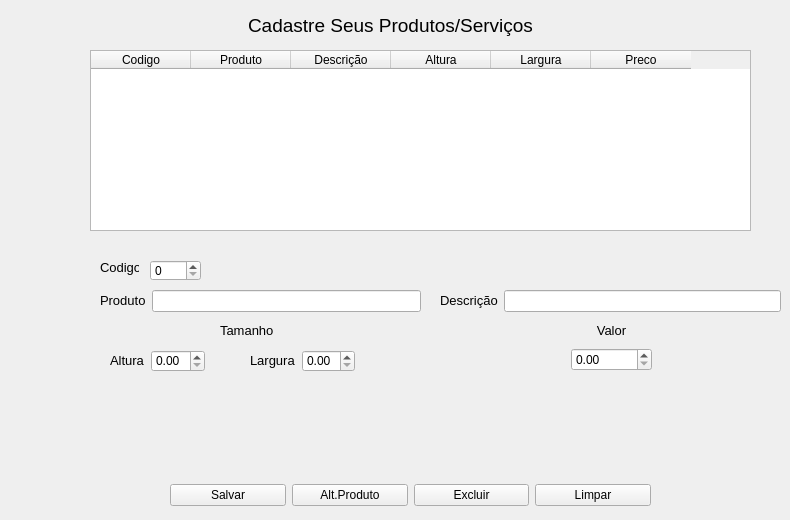
      <widget class="QWidget" name="Produtos">
       <widget class="QTableWidget" name="tabela_5">
        <property name="geometry">
         <rect>
          <x>90</x>
          <y>50</y>
          <width>661</width>
          <height>181</height>
         </rect>
        </property>
        <property name="sizePolicy">
         <sizepolicy hsizetype="Preferred" vsizetype="Fixed">
          <horstretch>0</horstretch>
          <verstretch>0</verstretch>
         </sizepolicy>
        </property>
        <column>
         <property name="text">
          <string>Codigo</string>
         </property>
        </column>
        <column>
         <property name="text">
          <string>Produto</string>
         </property>
        </column>
        <column>
         <property name="text">
          <string>Descrição</string>
         </property>
        </column>
        <column>
         <property name="text">
          <string>Altura</string>
         </property>
        </column>
        <column>
         <property name="text">
          <string>Largura</string>
         </property>
        </column>
        <column>
         <property name="text">
          <string>Preco</string>
         </property>
        </column>
       </widget>
       <widget class="QLabel" name="label_4">
        <property name="geometry">
         <rect>
          <x>230</x>
          <y>10</y>
          <width>321</width>
          <height>31</height>
         </rect>
        </property>
        <property name="text">
         <string>&lt;html&gt;&lt;head/&gt;&lt;body&gt;&lt;p align=&quot;center&quot;&gt;&lt;span style=&quot; font-size:14pt;&quot;&gt;Cadastre Seus Produtos/Serviços&lt;/span&gt;&lt;/p&gt;&lt;/body&gt;&lt;/html&gt;</string>
        </property>
       </widget>
       <widget class="QLabel" name="label_5">
        <property name="geometry">
         <rect>
          <x>100</x>
          <y>260</y>
          <width>39</width>
          <height>16</height>
         </rect>
        </property>
        <property name="text">
         <string>&lt;html&gt;&lt;head/&gt;&lt;body&gt;&lt;p&gt;&lt;span style=&quot; font-size:10pt;&quot;&gt;Codigo&lt;/span&gt;&lt;/p&gt;&lt;/body&gt;&lt;/html&gt;</string>
        </property>
       </widget>
       <widget class="QSpinBox" name="spinBox_2">
        <property name="geometry">
         <rect>
          <x>150</x>
          <y>260</y>
          <width>51</width>
          <height>21</height>
         </rect>
        </property>
       </widget>
       <widget class="QLabel" name="label_9">
        <property name="geometry">
         <rect>
          <x>220</x>
          <y>320</y>
          <width>61</width>
          <height>21</height>
         </rect>
        </property>
        <property name="text">
         <string>&lt;html&gt;&lt;head/&gt;&lt;body&gt;&lt;p&gt;&lt;span style=&quot; font-size:10pt;&quot;&gt;Tamanho&lt;/span&gt;&lt;/p&gt;&lt;/body&gt;&lt;/html&gt;</string>
        </property>
       </widget>
       <widget class="QWidget" name="layoutWidget">
        <property name="geometry">
         <rect>
          <x>100</x>
          <y>290</y>
          <width>321</width>
          <height>22</height>
         </rect>
        </property>
        <layout class="QHBoxLayout" name="horizontalLayout_11">
         <item>
          <widget class="QLabel" name="label_7">
           <property name="text">
            <string>&lt;html&gt;&lt;head/&gt;&lt;body&gt;&lt;p&gt;&lt;span style=&quot; font-size:10pt;&quot;&gt;Produto&lt;/span&gt;&lt;/p&gt;&lt;/body&gt;&lt;/html&gt;</string>
           </property>
          </widget>
         </item>
         <item>
          <widget class="QLineEdit" name="lineEdit_2"/>
         </item>
        </layout>
       </widget>
       <widget class="QWidget" name="layoutWidget">
        <property name="geometry">
         <rect>
          <x>440</x>
          <y>290</y>
          <width>341</width>
          <height>22</height>
         </rect>
        </property>
        <layout class="QHBoxLayout" name="horizontalLayout_12">
         <item>
          <widget class="QLabel" name="label_8">
           <property name="text">
            <string>&lt;html&gt;&lt;head/&gt;&lt;body&gt;&lt;p&gt;&lt;span style=&quot; font-size:10pt;&quot;&gt;Descrição&lt;/span&gt;&lt;/p&gt;&lt;/body&gt;&lt;/html&gt;</string>
           </property>
          </widget>
         </item>
         <item>
          <widget class="QLineEdit" name="lineEdit_3"/>
         </item>
        </layout>
       </widget>
       <widget class="QWidget" name="layoutWidget">
        <property name="geometry">
         <rect>
          <x>571</x>
          <y>320</y>
          <width>81</width>
          <height>51</height>
         </rect>
        </property>
        <layout class="QVBoxLayout" name="verticalLayout_14">
         <item>
          <widget class="QLabel" name="label_12">
           <property name="text">
            <string>&lt;html&gt;&lt;head/&gt;&lt;body&gt;&lt;p align=&quot;center&quot;&gt;&lt;span style=&quot; font-size:10pt;&quot;&gt;Valor&lt;/span&gt;&lt;/p&gt;&lt;/body&gt;&lt;/html&gt;</string>
           </property>
          </widget>
         </item>
         <item>
          <widget class="QDoubleSpinBox" name="doubleSpinBox_3"/>
         </item>
        </layout>
       </widget>
       <widget class="QWidget" name="layoutWidget">
        <property name="geometry">
         <rect>
          <x>110</x>
          <y>350</y>
          <width>95</width>
          <height>22</height>
         </rect>
        </property>
        <layout class="QHBoxLayout" name="horizontalLayout_9">
         <item>
          <widget class="QLabel" name="label_10">
           <property name="text">
            <string>&lt;html&gt;&lt;head/&gt;&lt;body&gt;&lt;p&gt;&lt;span style=&quot; font-size:10pt;&quot;&gt;Altura&lt;/span&gt;&lt;/p&gt;&lt;/body&gt;&lt;/html&gt;</string>
           </property>
          </widget>
         </item>
         <item>
          <widget class="QDoubleSpinBox" name="doubleSpinBox"/>
         </item>
        </layout>
       </widget>
       <widget class="QWidget" name="layoutWidget">
        <property name="geometry">
         <rect>
          <x>250</x>
          <y>350</y>
          <width>105</width>
          <height>22</height>
         </rect>
        </property>
        <layout class="QHBoxLayout" name="horizontalLayout_13">
         <item>
          <widget class="QLabel" name="label_11">
           <property name="text">
            <string>&lt;html&gt;&lt;head/&gt;&lt;body&gt;&lt;p&gt;&lt;span style=&quot; font-size:10pt;&quot;&gt;Largura&lt;/span&gt;&lt;/p&gt;&lt;/body&gt;&lt;/html&gt;</string>
           </property>
          </widget>
         </item>
         <item>
          <widget class="QDoubleSpinBox" name="doubleSpinBox_2"/>
         </item>
        </layout>
       </widget>
       <widget class="QWidget" name="layoutWidget">
        <property name="geometry">
         <rect>
          <x>170</x>
          <y>480</y>
          <width>481</width>
          <height>31</height>
         </rect>
        </property>
        <layout class="QHBoxLayout" name="horizontalLayout_14">
         <item>
          <widget class="QPushButton" name="btn_cancelar_9">
           <property name="text">
            <string>Salvar</string>
           </property>
           <property name="icon">
            <iconset>
             <normaloff>icons/save-icon-36513.png</normaloff>icons/save-icon-36513.png</iconset>
           </property>
          </widget>
         </item>
         <item>
          <widget class="QPushButton" name="btn_alt_produto_2">
           <property name="text">
            <string>Alt.Produto</string>
           </property>
           <property name="icon">
            <iconset>
             <normaloff>icons/alter.png</normaloff>icons/alter.png</iconset>
           </property>
          </widget>
         </item>
         <item>
          <widget class="QPushButton" name="btn_alt_produto_3">
           <property name="text">
            <string>Excluir</string>
           </property>
           <property name="icon">
            <iconset>
             <normaloff>icons/trash.png</normaloff>icons/trash.png</iconset>
           </property>
          </widget>
         </item>
         <item>
          <widget class="QPushButton" name="btn_alt_produto_4">
           <property name="text">
            <string>Limpar</string>
           </property>
           <property name="icon">
            <iconset>
             <normaloff>icons/broom.png</normaloff>icons/broom.png</iconset>
           </property>
          </widget>
         </item>
        </layout>
       </widget>
      </widget>
